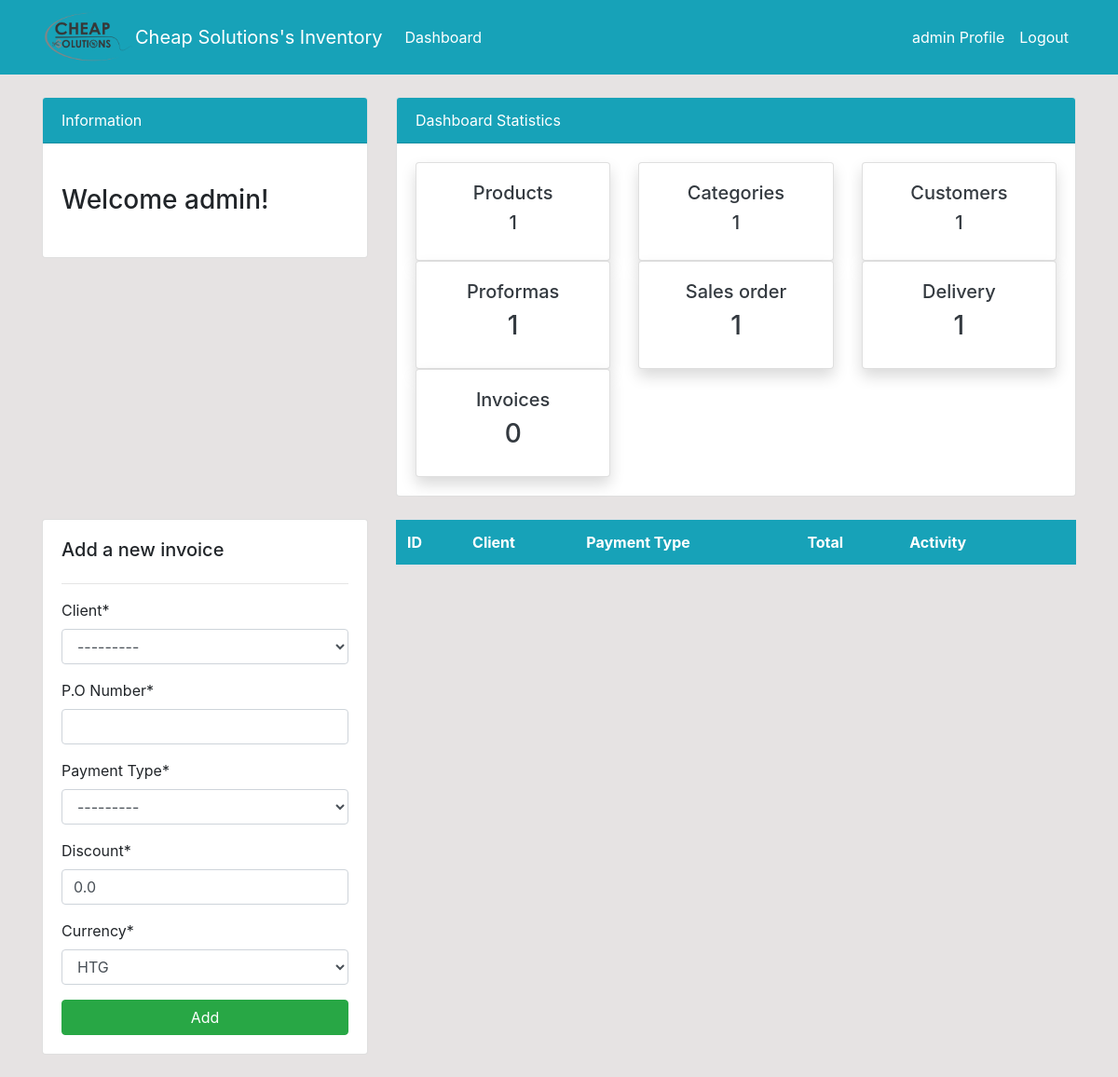
The page /invoices/ (signed in) on the database as committed earlier.
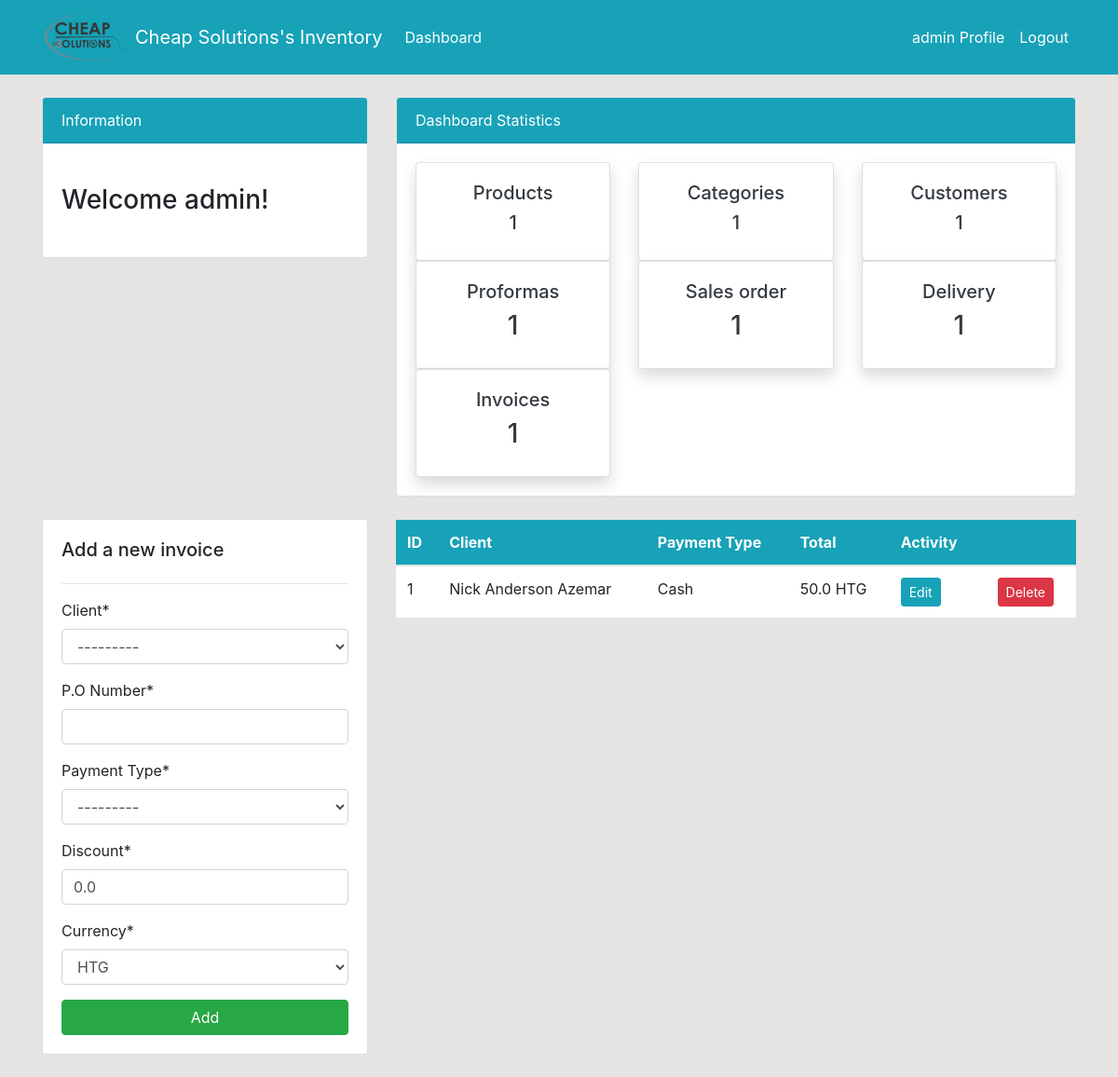
The same page on the database as committed later.
### dashboard/models.py (models this page shows, shortened)
class Invoice(models.Model):
    client = models.ForeignKey(Customer, on_delete=models.SET_NULL, null=True)
    name_backup = models.CharField(max_length=500, null = True)
    email_backup = models.EmailField(max_length=254, null=True)
    phone_backup = models.PositiveIntegerField(null=True)
    address_backup = models.CharField(max_length=500, null=True )
    PoNumber = models.IntegerField('P.O Number',null=True)
    PaymentType = models.CharField('Payment Type',
                                   max_length=50,
                                   choices=Payment_Type,
                                   null=True)
    Date   = models.DateTimeField('Date',
                              default=datetime.now, blank=True
                              )
    Total = models.FloatField(null=True, default = 0.0)
    discount = models.FloatField('Discount',null=True, default = 0.0)
    currency = models.CharField(max_length=50, choices=Currency_Category,default='HTG',null=True)
    class Meta:
        ordering = ('Date',)

### dashboard/views.py (the view)
# urls.py: path('invoices/', views.invoices, name='dashboard-invoices'),
@login_required(login_url='user-login')
def invoices(request):
    proforma = Proforma.objects.all().order_by('-id',)
    proforma_count = proforma.count()
    invoice = Invoice.objects.all().order_by('-id',)
    invoice_count = invoice.count()
    category = Category.objects.all().order_by('-id',)
    category_count = category.count()
    product = Product.objects.all().order_by('-id',)
    product_count = product.count()
    customer = Customer.objects.all()
    customer_count = customer.count()
    order = Order.objects.all().order_by('-id',)
    order_count = order.count()
    """"""
    if request.method == 'POST':
        form = InvoiceForm(request.POST)
        if request.POST.get("client"):
          custo = Customer.objects.get(id=int(request.POST.get("client")))
          request.POST._mutable = True
          request.POST['name_backup'] = custo.name
          request.POST['email_backup'] = custo.email
          request.POST['phone_backup'] = custo.phone
          request.POST['address_backup'] = custo.address
        if form.is_valid():
          form.save()
          messages.success(request, f'An invoice has been added')
          return redirect('dashboard-invoices')
    else:
       form = InvoiceForm()
    context = {
        'proforma':proforma,
        'proforma_count':proforma_count,
        'invoice': invoice,
        'invoice_count': invoice_count,
        'category': category,
        'category_count': category_count,
        'product': product,
        'form': form,
        'customer_count': customer_count,
        'product_count': product_count,
        'order_count': order_count,
    }
    return render(request, 'dashboard/invoice.html', context)

### dashboard/forms.py
class InvoiceForm(forms.ModelForm):
  class Meta:
    model = Invoice
    fields = ['client',
                  'PoNumber',
                  'PaymentType',
                  'discount',
                  'currency',
                  'name_backup',
                  'email_backup',
                  'phone_backup',
                  'address_backup',]
  def __init__(self, *args, **kwargs):
    super(InvoiceForm, self).__init__(*args, **kwargs)
    for field in self.fields:
      self.fields['name_backup'].widget = forms.HiddenInput()
      self.fields['email_backup'].widget = forms.HiddenInput()
      self.fields['phone_backup'].widget = forms.HiddenInput()
      self.fields['address_backup'].widget = forms.HiddenInput()

### dashboard/models.py (called while the page is built)
    def __str__(self):
        return '{0}'.format(self.name)

### templates/dashboard/invoice.html (shortened to what this page needs)
{% extends 'partials/base.html' %} {% block title %}Invoices Page{% endblock %} {% load crispy_forms_tags %}
{% block content %} {% include 'partials/topside.html' %}
<div class="row my-4">
	<div class="col-md-4">
		<div class="card card-body">
			<h5>Add a new invoice</h5>
			<hr>
			<form method="POST">
				{% csrf_token %} {{ form|crispy }}
				<input class="btn btn-success btn-block" type="submit" value="Add">
            </form>
        </div>
    </div>
    <div class="col-md-8">
        <table class="table bg-white">
            <thead class="bg-info text-white">
                <tr>
                    <th scope="col">ID</th>
                    <th scope="col">Client</th>
                    <th scope="col">Payment Type</th>
                    <th scope="col">Total</th>
                    <th scope="col">Activity</th>
                    <th scope="col"></th>
                </tr>
            </thead>
            <tbody>
                {% for invoice in invoice %}
                <tr>
                    <td>{{ invoice.id }}</td>
                    <td>{{ invoice.name_backup }}</td>
                    <td>{{ invoice.PaymentType }}</td>
                   <td>{{ invoice.Total }} {{ invoice.currency }}</td>
                    <td>
                        <a class="btn btn-info btn-sm mr-2"
                            href="{% url 'dashboard-invoices-edit-product' invoice.id %}">Edit</a>
                    </td>
                    <td>
                      <a class="btn btn-danger btn-sm ml-2"
                            href="{% url 'dashboard-invoices-delete' invoice.id %}">Delete</a>
                    </td>
                </tr>
                {% endfor %}
            </tbody>
        </table>
    </div>
</div>
{% endblock %}

### templates/partials/base.html (shortened to what this page needs)
{% load static %}
<!doctype html>
<html lang="en">
<head>
	<link rel="stylesheet" href="https://cdn.jsdelivr.net/npm/bootstrap@4.6.0/dist/css/bootstrap.min.css"
>
	<link rel="stylesheet" href="https://use.fontawesome.com/releases/v5.15.2/css/all.css"
>
	<link rel="stylesheet" href="{% static 'style.css' %}">
</head>
<body>
	{% include 'partials/nav.html' %}
	<div class="container">
		{% block content %} {% endblock %}
	</div>
</body>
</html>

### templates/partials/nav.html (shortened to what this page needs)
{% load static %}
<nav class="navbar navbar-expand-lg navbar-info bg-info">
    <div class="container">
        <img class="img2" src="{% static '/img/Cheap solution logo.png' %}" alt="Cheap Solutions" style="width: 100%; max-width: 100px" />
        <a class="navbar-brand text-white" href="{% url 'dashboard-index' %}">Cheap Solutions's Inventory</a>
        {% if user.is_authenticated %}
        <div class="collapse navbar-collapse" id="navbarSupportedContent">
            <ul class="navbar-nav mr-auto">
                <li class="nav-item active">
                    <a class="nav-link text-white" href="{% url 'dashboard-index' %}">Dashboard </a>
                </li>
            </ul>
            <ul class="navbar-nav ml-auto">
                <li class="nav-item active">
                    <a class="nav-link text-white" href="{% url 'user-profile' %}">{{ user.username }} Profile
                        <span class="sr-only">(current)</span></a>
                </li>
                <li class="nav-item">
                    <a class="nav-link text-white" href="{% url 'user-logout' %}">Logout</a>
                </li>
            </ul>
            {% endif %}
        </div>
    </div>
</nav>

### templates/partials/topside.html
<div class="row">
    <div class="col-md-4 mt-4">
        <div class="card">
            <div class="card-header bg-info text-white">
                Information
            </div>
            <div class="card-body">
                <marquee behavior="" direction="">
                    <h3 class="my-4">Welcome {{ user.username }}!</h3>
                </marquee>
            </div>
        </div>
    </div>
    <div class="col-md-8 mt-4">
        <div class="card">
            <div class="card-header bg-info text-white">
                Dashboard Statistics
            </div>
            <div class="card-body">
                <div class="row">
                    <div class="col-md-4">
                        <a class="text-decoration-none text-dark" href="{% url 'dashboard-products' %}">
                            <div class="card my-card shadow">
                                <div class="card-body text-center">
                                    <h5>Products </h5>
                                    <h5>{{ product_count }}</h5>
                                </div>
                            </div>
                        </a>
                    </div>
                    <div class="col-md-4">
                        <a class="text-decoration-none text-dark" href="{% url 'dashboard-products-category' %}">
                            <div class="card my-card shadow">
                                <div class="card-body text-center">
                                    <h5>Categories </h5>
                                    <h5>{{ category_count }}</h5>
                                </div>
                            </div>
                        </a>
                    </div>
                     <div class="col-md-4">
                        <a class="text-decoration-none text-dark" href="{% url 'dashboard-customers' %}">
                            <div class="card my-card shadow">
                                <div class="card-body text-center">
                                    <h5>Customers</h5>
                                    <h5>{{customer_count}}</h5>
                                </div>
                            </div>
                        </a>
                    </div>
                    <div class="col-md-4">
                        <a class="text-decoration-none text-dark" href="{% url 'dashboard-proformas' %}">
                            <div class="card my-card shadow">
                                <div class="card-body text-center">
                                    <h5>Proformas </h5>
                                    <h3>{{ proforma_count }}</h3>
                                </div>
                            </div>
                        </a>
                    </div>
                    <div class="col-md-4">
                        <a class="text-decoration-none text-dark" href="{% url 'dashboard-proformas' %}">
                            <div class="card my-card shadow">
                                <div class="card-body text-center">
                                    <h5>Sales order</h5>
                                    <h3>{{ proforma_count }}</h3>
                                </div>
                            </div>
                        </a>
                    </div>
                    <div class="col-md-4">
                        <a class="text-decoration-none text-dark" href="{% url 'dashboard-proformas' %}">
                            <div class="card my-card shadow">
                                <div class="card-body text-center">
                                    <h5>Delivery</h5>
                                    <h3>{{ proforma_count }}</h3>
                                </div>
                            </div>
                        </a>
                    </div>
                    <div class="col-md-4">
                        <a class="text-decoration-none text-dark" href="{% url 'dashboard-invoices' %}">
                            <div class="card my-card shadow">
                                <div class="card-body text-center">
                                    <h5>Invoices </h5>
                                    <h3>{{ invoice_count }}</h3>
                                </div>
                            </div>
                        </a>
                    </div>
                </div>
            </div>
        </div>
    </div>
</div>

### static/style.css (style rules this page uses)
body { background: rgb(230, 227, 227); }

### templates/partials/nav.html (style rules this page uses)
.img2 { -webkit-filter: grayscale(100%); filter: grayscale(100%); }

Rows that differ between the two databases and show on the page:
added Invoice: id "1", name_backup "Nick Anderson Azemar", PaymentType "Cash", Total "50.0", currency "HTG"
Other text that changed with them:
{{ invoice_count }}: "0" → "1"
